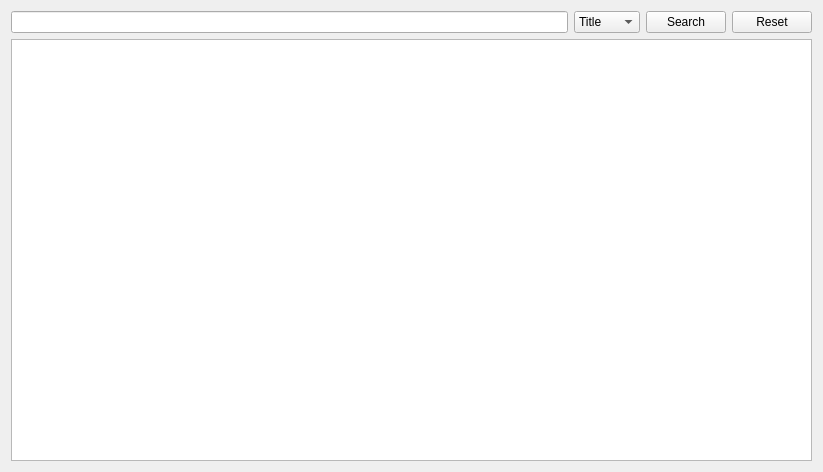
<?xml version="1.0" encoding="UTF-8"?>
<ui version="4.0">
 <class>SearchPage</class>
 <widget class="QWidget" name="SearchPage">
  <property name="geometry">
   <rect>
    <x>0</x>
    <y>0</y>
    <width>823</width>
    <height>472</height>
   </rect>
  </property>
  <property name="windowTitle">
   <string>Form</string>
  </property>
  <layout class="QVBoxLayout" name="verticalLayout">
   <item>
    <layout class="QHBoxLayout" name="horizontalLayout">
     <item>
      <widget class="QLineEdit" name="queryEdit">
       <property name="inputMask">
        <string/>
       </property>
       <property name="text">
        <string/>
       </property>
      </widget>
     </item>
     <item>
      <widget class="QComboBox" name="searchTypeBox">
       <property name="toolTip">
        <string>Search the collection by...</string>
       </property>
       <item>
        <property name="text">
         <string comment="The name of a book">Title</string>
        </property>
       </item>
       <item>
        <property name="text">
         <string comment="The writer of a book">Author</string>
        </property>
       </item>
       <item>
        <property name="text">
         <string comment="The books category">Genre</string>
        </property>
       </item>
      </widget>
     </item>
     <item>
      <widget class="QPushButton" name="searchButton">
       <property name="text">
        <string>Search</string>
       </property>
      </widget>
     </item>
     <item>
      <widget class="QPushButton" name="resetButton">
       <property name="text">
        <string>Reset</string>
       </property>
      </widget>
     </item>
    </layout>
   </item>
   <item>
    <widget class="QTableView" name="resultTable"/>
   </item>
  </layout>
 </widget>
 <tabstops>
  <tabstop>queryEdit</tabstop>
  <tabstop>resultTable</tabstop>
 </tabstops>
 <resources/>
 <connections>
  <connection>
   <sender>queryEdit</sender>
   <signal>returnPressed()</signal>
   <receiver>searchButton</receiver>
   <slot>click()</slot>
   <hints>
    <hint type="sourcelabel">
     <x>694</x>
     <y>16</y>
    </hint>
    <hint type="destinationlabel">
     <x>811</x>
     <y>18</y>
    </hint>
   </hints>
  </connection>
 </connections>
</ui>
